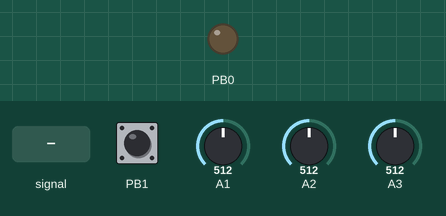
Recording of a sketch running on a simulated ATtiny85, built with avr-gcc and run on an emulated ATtiny85. Parts: output pins drawn as LEDs (lit = HIGH). Inputs (shaded band) come from the test bench; at power-on: A1 = 512, PB1 HIGH, A2 = 512, A3 = 512.

Above: at 0.8 s.
0.9 s: A1 set to 260
At 1.4 s:
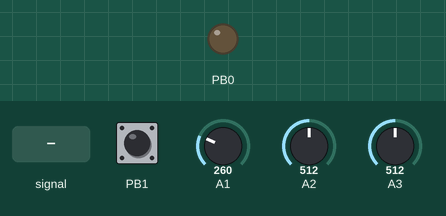
3.9 s: A1 set to 232
At 6.7 s:
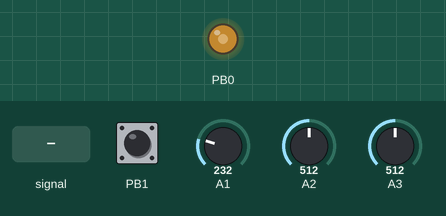
Timing chart, 0 to 6.5 s (numbered marks = the images above; inputs shaded):
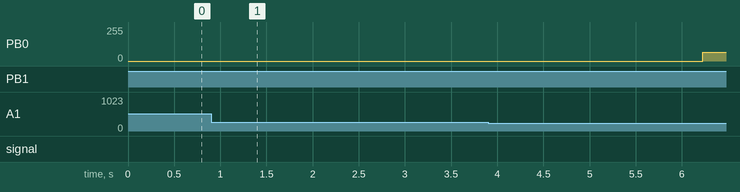

Measured:
- after the input at 0.9 s, PB0: stays 0/255 (without the input it goes to 64/255 after 1.2 s)
- after the input at 3.9 s, PB0: stays 0/255 (without the input it goes to 64/255 after 1.7 s)

The sketch:

attinyPocket_Pitix-Synth.ino
```cpp
// (licence header left out)
/*************************************************************************

	Hardware

	prozessor:	ATtin85
	clock:		8Mhz internal RC oscillator

	PIN1	RESET			connect 10K pullup
	PIN2	PORTB3/ADC3		waveform selector
	PIN3	PORTB4/ADC2		frequency control
	PIN4	GND
	PIN5	PORTB0/OC10		8Bit PWM sound output
	PIN6	PORTB1			GND=LFO selected; VCC=VCO ( default )
	PIN7	PORTB2/ADC1		volume control
	PIN8	VCC

*************************************************************************/

/*************************************************************************
* This program is free software: you can redistribute it and/or modify
* it under the terms of the GNU General Public License as published by
* the Free Software Foundation, either version 3 of the License, or
* (at your option) any later version.
*
* This program is distributed in the hope that it will be useful,
* but WITHOUT ANY WARRANTY; without even the implied warranty of
* MERCHANTABILITY or FITNESS FOR A PARTICULAR PURPOSE. See the
* GNU General Public License for more details.
*
* You should have received a copy of the GNU General Public License
* along with this program. If not, see <http://www.gnu.org/licenses/>.
*
*************************************************************************/

#include <avr/io.h>
#include <avr/interrupt.h>
#include <stdlib.h>

#define INIT_ADC  ADCSRA = (1<<ADEN) | (1<<ADPS2) | (1<<ADPS1)

uint16_t adc_read(char input)
{
    // Hole ADC value
    uint16_t wert,temp=0;
    uint8_t n;

    // VCC ref and ADCx
    ADMUX = (0<<REFS0) | (0x07&input);

    // Clear ADIF and start single conversion
    ADCSRA |= (1 << ADIF) | (1<<ADSC);

    // wait for conversion done, ADIF flag active
    while(!(ADCSRA & (1 << ADIF)));

	n= ADCH; // dummy adc read
	for(n=0;n<4;n++)
	{
           // Clear ADIF and start single conversion
           ADCSRA |= (1 << ADIF) | (1<<ADSC);

           // wait for conversion done, ADIF flag active
           while(!(ADCSRA & (1 << ADIF)));

	   // read out ADCL register
           wert = ADCL;

           // read out ADCH register
           wert += (ADCH << 8);

           temp+=wert;
	}
    return (temp>>2);
}

// sampling frequency

//#define FS (80000) // @FCPU=9.6Mhz
#define FS (80000/2) // @FCPU=9.6Mhz

uint8_t envelope=255;
uint16_t freq_const=440*65536/FS;

#define SINUS 0
#define TRIANGLE 1
#define SAWTOOTH 2
#define RECTANGLE 3
#define NOISE 4

uint8_t wavetype=SAWTOOTH;
uint8_t RectanglePwmValue=40;

int8_t sinwerte[17]={0, 12, 25, 37, 49, 60, 71, 81, 90, 98, 106, 112, 117, 122, 125, 126, 127 };

SIGNAL (TIM0_OVF_vect)
{
	static uint8_t x;
	static uint16_t phase1,oldphase;
	static int8_t k,flag=0;
	static int16_t temp,temp2;
	static uint16_t noise=0xAA;

	if(flag)
	{
		//Phase VCO
		oldphase=phase1;
		phase1=phase1+freq_const;
		if(wavetype==SINUS)
		{
			x=phase1>>10;
			if(x>48)
			{
				x=64-x;
				k=-sinwerte[x];
			}
			else if(x>32)
			{
				x=x-32;
				k=-sinwerte[x];
			}
			else if(x>16)
			{
				x=32-x;
				k=sinwerte[x];
			}
			else
			{
				k=sinwerte[x];
			}
			temp=k;
		}

		if(wavetype==TRIANGLE)
		{
			x=phase1>>8;
			if(x&0x80) temp=(x^0xFF);
			else temp=x;
			temp=(temp<<1)-128;
		}

		if(wavetype==RECTANGLE)
		{
			x=phase1>>8;
			if(x>RectanglePwmValue)
			{
				temp=127;
			}
			else temp=-127;
		}

		if(wavetype==SAWTOOTH)
		{
			temp=(phase1>>8)-128;
		}

		if(wavetype==NOISE)
		{
			temp = noise;
			noise=noise << 1;
			temp ^= noise;

			if ( ( temp & 0x4000 ) == 0x4000 )noise |= 1;
			if((oldphase^phase1)&0x4000)
			{
				temp2=(noise>>6)&0xFF;
			}
			temp=temp2;
		}
	}
 	else
	{
		temp=(temp*envelope);
		OCR0A=(temp>>8)+128;
	}
	flag^=0x01;
}

#define VOLUME_CONTROL 3
#define FREQUNCY_CONTROL 2
#define WAVEFORM_CONTROL 1

int main(void)
{
	uint8_t wert,wave;
	uint16_t adcwert;

	INIT_ADC;

	//************** init Timer ************************************
	///FAST PWM mode and set OC0A ( PB0 ) port on compare match

	TCCR0A=(1<<COM0A0) | (1<<COM0A1) | (1<< WGM00 ) | (1<< WGM01 );
	TCCR0B=(1<<CS00) ; // no prescaling,
    	OCR0A=255; // Counter end

	// interrupt mask register: enable timer1 overflow
	TIMSK |= (1 << TOIE0);
	sei();

	// Ports
	DDRB=(1<<PINB0); // Pin as output ( Pin OC0A )
	PORTB=(1<<PORTB1) | (1<<PORTB2)| (1<<PORTB3); // Pullup

	while(1)

	{
		adcwert= adc_read(FREQUNCY_CONTROL);
		freq_const= adcwert*5*65536/FS/2;
		if(PINB&(1<<PINB1)) TCCR0B=(1<<CS00); // VCO
		else
		{
			//freq_const=adcwert*65536/FS/4; // LFO ( 1/10 Frequency )
			TCCR0B=(1<<CS01) ; // 1/8 prescaling,
			freq_const= adcwert;
		}
		envelope= adc_read(VOLUME_CONTROL)>>2;

		//envelope=100;
		wert= adc_read(WAVEFORM_CONTROL)>>2;

		//wert=190;
		if(wert<=60) {wave=NOISE;}
		if(wert>60) {wave=RECTANGLE;RectanglePwmValue=0x05;}
		if(wert>80) {wave=RECTANGLE;RectanglePwmValue=0x10;}
		if(wert>100) {wave=RECTANGLE;RectanglePwmValue=0x20;}
		if(wert>120) {wave=RECTANGLE;RectanglePwmValue=0x40;}
		if(wert>140) {wave=RECTANGLE;RectanglePwmValue=0x80;}
		if(wert>160) wave=SAWTOOTH;
		if(wert>180) wave=TRIANGLE;
		if(wert>200) wave=SINUS;

		wavetype=wave;
	}
}
```
